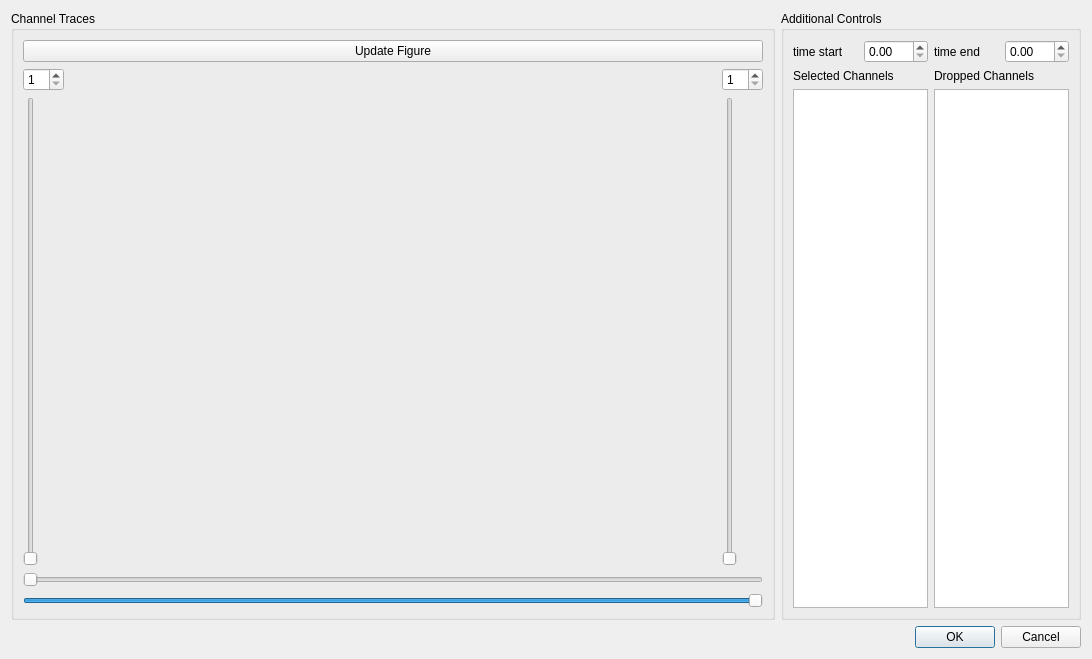
<?xml version="1.0" encoding="UTF-8"?>
<ui version="4.0">
 <class>TimeSelection</class>
 <widget class="QWidget" name="TimeSelection">
  <property name="geometry">
   <rect>
    <x>0</x>
    <y>0</y>
    <width>1092</width>
    <height>659</height>
   </rect>
  </property>
  <property name="windowTitle">
   <string>TimeSelection</string>
  </property>
  <layout class="QVBoxLayout" name="verticalLayout_5">
   <item>
    <layout class="QHBoxLayout" name="horizontalLayout_8">
     <item>
      <widget class="QGroupBox" name="groupBox">
       <property name="title">
        <string>Channel Traces</string>
       </property>
       <layout class="QVBoxLayout" name="verticalLayout_4">
        <item>
         <widget class="QPushButton" name="update_fig">
          <property name="text">
           <string>Update Figure</string>
          </property>
         </widget>
        </item>
        <item>
         <layout class="QHBoxLayout" name="horizontalLayout">
          <item>
           <layout class="QVBoxLayout" name="verticalLayout">
            <item>
             <widget class="QSpinBox" name="left_ch">
              <property name="minimum">
               <number>1</number>
              </property>
             </widget>
            </item>
            <item>
             <widget class="QSlider" name="left_scroll">
              <property name="minimum">
               <number>1</number>
              </property>
              <property name="orientation">
               <enum>Qt::Vertical</enum>
              </property>
             </widget>
            </item>
           </layout>
          </item>
          <item>
           <widget class="QWidget" name="fig" native="true">
            <property name="sizePolicy">
             <sizepolicy hsizetype="Expanding" vsizetype="Preferred">
              <horstretch>0</horstretch>
              <verstretch>0</verstretch>
             </sizepolicy>
            </property>
           </widget>
          </item>
          <item>
           <layout class="QVBoxLayout" name="verticalLayout_3">
            <item>
             <widget class="QSpinBox" name="right_ch">
              <property name="minimum">
               <number>1</number>
              </property>
             </widget>
            </item>
            <item>
             <widget class="QSlider" name="right_scroll">
              <property name="minimum">
               <number>1</number>
              </property>
              <property name="orientation">
               <enum>Qt::Vertical</enum>
              </property>
             </widget>
            </item>
           </layout>
          </item>
         </layout>
        </item>
        <item>
         <widget class="QSlider" name="slider_start">
          <property name="maximum">
           <number>1000</number>
          </property>
          <property name="orientation">
           <enum>Qt::Horizontal</enum>
          </property>
         </widget>
        </item>
        <item>
         <widget class="QSlider" name="slider_end">
          <property name="mouseTracking">
           <bool>false</bool>
          </property>
          <property name="maximum">
           <number>1000</number>
          </property>
          <property name="value">
           <number>1000</number>
          </property>
          <property name="tracking">
           <bool>true</bool>
          </property>
          <property name="orientation">
           <enum>Qt::Horizontal</enum>
          </property>
          <property name="tickPosition">
           <enum>QSlider::NoTicks</enum>
          </property>
          <property name="tickInterval">
           <number>0</number>
          </property>
         </widget>
        </item>
       </layout>
      </widget>
     </item>
     <item>
      <widget class="QGroupBox" name="groupBox_2">
       <property name="sizePolicy">
        <sizepolicy hsizetype="Fixed" vsizetype="Preferred">
         <horstretch>0</horstretch>
         <verstretch>0</verstretch>
        </sizepolicy>
       </property>
       <property name="maximumSize">
        <size>
         <width>300</width>
         <height>16777215</height>
        </size>
       </property>
       <property name="title">
        <string>Additional Controls</string>
       </property>
       <layout class="QVBoxLayout" name="verticalLayout_2">
        <item>
         <layout class="QHBoxLayout" name="horizontalLayout_6">
          <item>
           <layout class="QHBoxLayout" name="horizontalLayout_3">
            <item>
             <widget class="QLabel" name="label">
              <property name="text">
               <string>time start</string>
              </property>
             </widget>
            </item>
            <item>
             <widget class="QDoubleSpinBox" name="start_time"/>
            </item>
           </layout>
          </item>
          <item>
           <layout class="QHBoxLayout" name="horizontalLayout_4">
            <item>
             <widget class="QLabel" name="label_2">
              <property name="text">
               <string>time end</string>
              </property>
             </widget>
            </item>
            <item>
             <widget class="QDoubleSpinBox" name="end_time"/>
            </item>
           </layout>
          </item>
         </layout>
        </item>
        <item>
         <layout class="QHBoxLayout" name="horizontalLayout_7">
          <item>
           <widget class="QLabel" name="label_3">
            <property name="text">
             <string>Selected Channels</string>
            </property>
           </widget>
          </item>
          <item>
           <widget class="QLabel" name="label_4">
            <property name="text">
             <string>Dropped Channels</string>
            </property>
           </widget>
          </item>
         </layout>
        </item>
        <item>
         <layout class="QHBoxLayout" name="horizontalLayout_5">
          <item>
           <widget class="QListView" name="select_list"/>
          </item>
          <item>
           <widget class="QListView" name="drop_list">
            <property name="sizePolicy">
             <sizepolicy hsizetype="Expanding" vsizetype="Expanding">
              <horstretch>0</horstretch>
              <verstretch>0</verstretch>
             </sizepolicy>
            </property>
           </widget>
          </item>
         </layout>
        </item>
       </layout>
      </widget>
     </item>
    </layout>
   </item>
   <item>
    <widget class="QDialogButtonBox" name="ok">
     <property name="standardButtons">
      <set>QDialogButtonBox::Cancel|QDialogButtonBox::Ok</set>
     </property>
    </widget>
   </item>
  </layout>
 </widget>
 <resources/>
 <connections/>
</ui>
